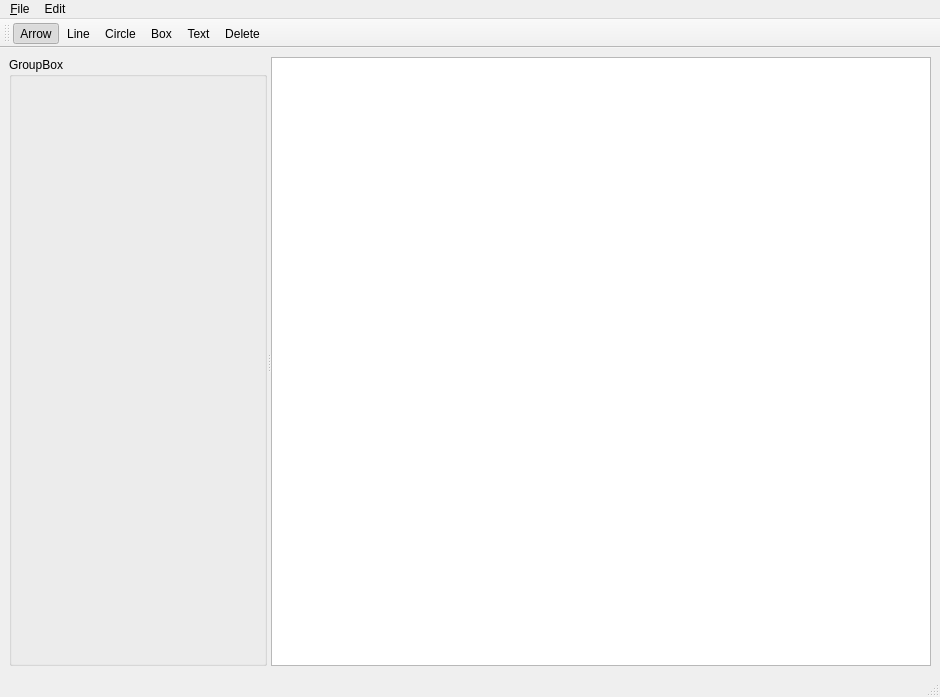
<?xml version="1.0" encoding="UTF-8"?>
<ui version="4.0">
 <class>MainWindow</class>
 <widget class="QMainWindow" name="MainWindow">
  <property name="geometry">
   <rect>
    <x>0</x>
    <y>0</y>
    <width>940</width>
    <height>697</height>
   </rect>
  </property>
  <property name="windowTitle">
   <string>MainWindow</string>
  </property>
  <widget class="QWidget" name="centralwidget">
   <layout class="QHBoxLayout" name="horizontalLayout">
    <item>
     <widget class="QSplitter" name="splitter">
      <property name="orientation">
       <enum>Qt::Horizontal</enum>
      </property>
      <widget class="QGroupBox" name="groupBox">
       <property name="title">
        <string>GroupBox</string>
       </property>
      </widget>
      <widget class="AsciiGraphicsView" name="graphicsView">
       <property name="contextMenuPolicy">
        <enum>Qt::NoContextMenu</enum>
       </property>
      </widget>
     </widget>
    </item>
   </layout>
  </widget>
  <widget class="QMenuBar" name="menubar">
   <property name="geometry">
    <rect>
     <x>0</x>
     <y>0</y>
     <width>940</width>
     <height>21</height>
    </rect>
   </property>
   <widget class="QMenu" name="menu_File">
    <property name="title">
     <string>&amp;File</string>
    </property>
    <addaction name="action_New"/>
    <addaction name="action_Open"/>
    <addaction name="action_Save"/>
    <addaction name="actionE_xit"/>
   </widget>
   <widget class="QMenu" name="menuEdit">
    <property name="title">
     <string>Edit</string>
    </property>
    <addaction name="actionLine"/>
    <addaction name="actionCircle"/>
    <addaction name="actionBox"/>
    <addaction name="actionText"/>
    <addaction name="actionDelete"/>
   </widget>
   <addaction name="menu_File"/>
   <addaction name="menuEdit"/>
  </widget>
  <widget class="QStatusBar" name="statusbar"/>
  <widget class="QToolBar" name="toolBar">
   <property name="windowTitle">
    <string>toolBar</string>
   </property>
   <attribute name="toolBarArea">
    <enum>TopToolBarArea</enum>
   </attribute>
   <attribute name="toolBarBreak">
    <bool>false</bool>
   </attribute>
   <addaction name="actionArrow"/>
   <addaction name="actionLine"/>
   <addaction name="actionCircle"/>
   <addaction name="actionBox"/>
   <addaction name="actionText"/>
   <addaction name="actionDelete"/>
  </widget>
  <action name="action_Open">
   <property name="text">
    <string>&amp;Open</string>
   </property>
   <property name="shortcut">
    <string>Ctrl+O</string>
   </property>
  </action>
  <action name="action_New">
   <property name="text">
    <string>&amp;New</string>
   </property>
   <property name="shortcut">
    <string>Ctrl+N</string>
   </property>
  </action>
  <action name="actionE_xit">
   <property name="text">
    <string>E&amp;xit</string>
   </property>
   <property name="shortcut">
    <string>Ctrl+Q</string>
   </property>
  </action>
  <action name="actionLine">
   <property name="checkable">
    <bool>true</bool>
   </property>
   <property name="text">
    <string>Line</string>
   </property>
   <property name="toolTip">
    <string>Create a line</string>
   </property>
   <property name="shortcut">
    <string>L</string>
   </property>
  </action>
  <action name="actionCircle">
   <property name="checkable">
    <bool>true</bool>
   </property>
   <property name="text">
    <string>Circle</string>
   </property>
   <property name="shortcut">
    <string>C</string>
   </property>
  </action>
  <action name="actionBox">
   <property name="checkable">
    <bool>true</bool>
   </property>
   <property name="text">
    <string>Box</string>
   </property>
   <property name="shortcut">
    <string>B</string>
   </property>
  </action>
  <action name="actionArrow">
   <property name="checkable">
    <bool>true</bool>
   </property>
   <property name="checked">
    <bool>true</bool>
   </property>
   <property name="text">
    <string>Arrow</string>
   </property>
   <property name="toolTip">
    <string>Move items around</string>
   </property>
   <property name="shortcut">
    <string>Esc</string>
   </property>
  </action>
  <action name="actionDelete">
   <property name="text">
    <string>Delete</string>
   </property>
   <property name="shortcut">
    <string>Del</string>
   </property>
  </action>
  <action name="action_Save">
   <property name="text">
    <string>&amp;Save</string>
   </property>
   <property name="shortcut">
    <string>Ctrl+S</string>
   </property>
  </action>
  <action name="actionText">
   <property name="checkable">
    <bool>true</bool>
   </property>
   <property name="text">
    <string>Text</string>
   </property>
   <property name="shortcut">
    <string>T</string>
   </property>
  </action>
 </widget>
 <customwidgets>
  <customwidget>
   <class>AsciiGraphicsView</class>
   <extends>QGraphicsView</extends>
   <header location="global">ascii_graphics_view</header>
  </customwidget>
 </customwidgets>
 <resources/>
 <connections/>
</ui>
